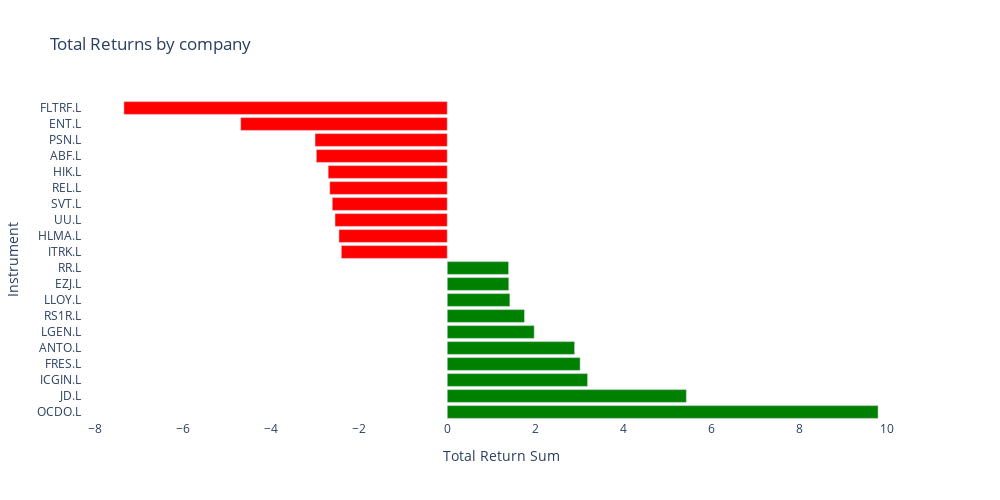

Notebook code cell kept with this figure:
### Markdown cell above
#### Plot total returns of top movers

### Code cell
categories = top_movers['Instrument']
values = top_movers['Total Return']
colors = ['green' if x > 0 else 'red' for x in values]

fig = go.Figure(data=[go.Bar(y=categories,x=values,marker_color=colors,orientation='h')])

fig.update_layout(title_text='Total Returns by company',
                  xaxis_title="Total Return Sum",
                  yaxis_title="Instrument",
                  plot_bgcolor="white",
                  width=1000, height=500)

fig.show()

### Figure 1 — Plotly figure (JSON) as saved in the notebook; plotly's stock layout.template omitted (floating-point values rounded to 4 significant figures)
{"data": [{"marker": {"color": ["green", "green", "green", "green", "green", "green", "green", "green", "green", "green", "red", "red", "red", "red", "red", "red", "red", "red", "red", "red"]}, "orientation": "h", "type": "bar", "x": [9.791, 5.434, 3.19, 3.02, 2.894, 1.977, 1.756, 1.423, 1.399, 1.394, -2.408, -2.462, -2.551, -2.613, -2.67, -2.707, -2.976, -3.005, -4.695, -7.348], "y": ["OCDO.L", "JD.L", "ICGIN.L", "FRES.L", "ANTO.L", "LGEN.L", "RS1R.L", "LLOY.L", "EZJ.L", "RR.L", "ITRK.L", "HLMA.L", "UU.L", "SVT.L", "REL.L", "HIK.L", "ABF.L", "PSN.L", "ENT.L", "FLTRF.L"]}], "layout": {"height": 500, "plot_bgcolor": "white", "title": {"text": "Total Returns by company"}, "width": 1000, "xaxis": {"title": {"text": "Total Return Sum"}}, "yaxis": {"title": {"text": "Instrument"}}}}
